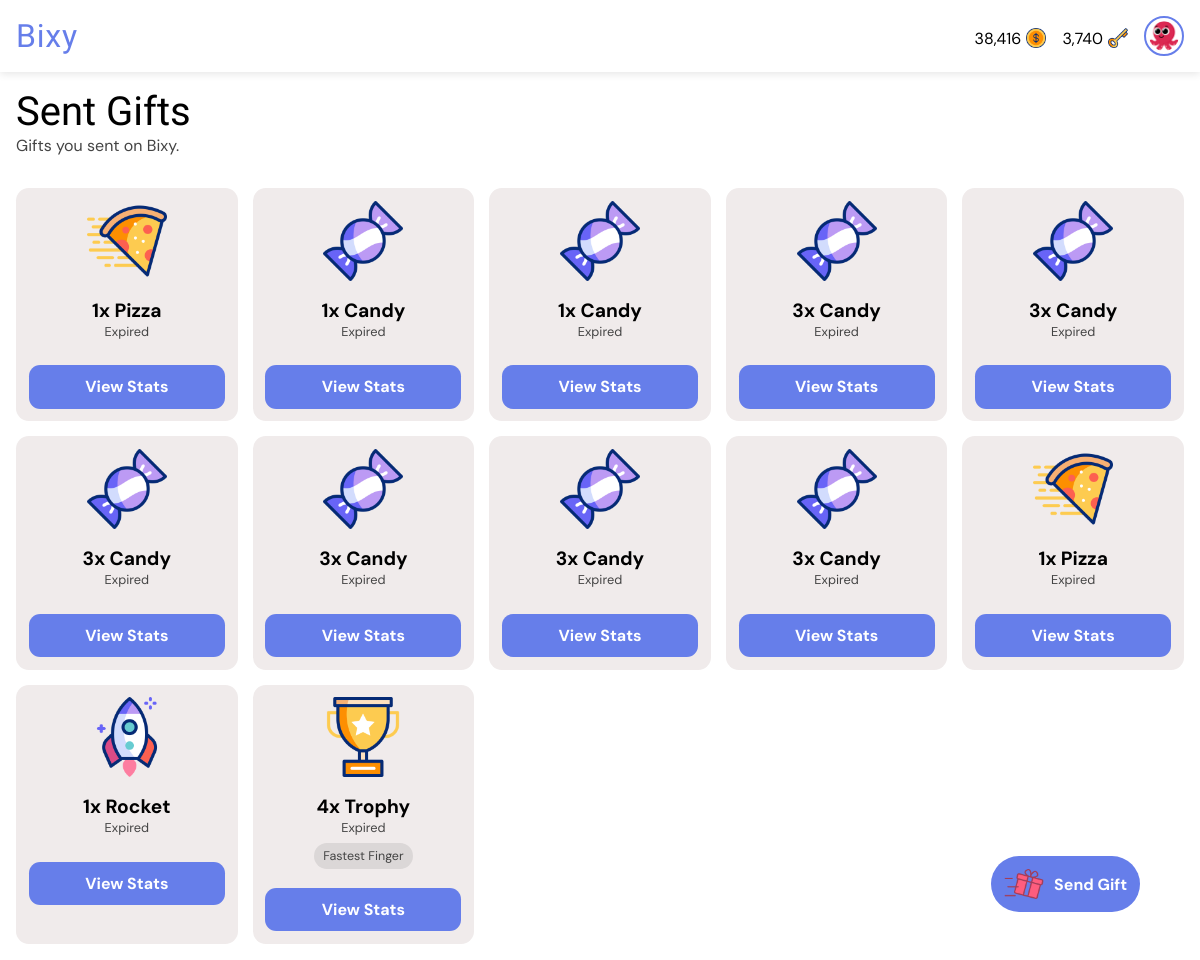
The page /gifts/sent/ (signed in) on the database its author committed.
### giftapp/models.py (models this page shows, shortened)
class User(AbstractUser):
    gender = models.CharField(max_length=6, choices=GENDERS, default=GENDERS[0][0])
    is_verified = models.BooleanField(default=False, help_text="If the user's email address is verified or not.")
    email = models.EmailField(unique=True, blank=False, null=False)
    new_email = models.EmailField(unique=False, blank=True, null=True)
    coins = models.PositiveIntegerField(default=0)
    won_coins = models.PositiveIntegerField(default=0)
    keys = models.PositiveIntegerField(default=0)
    verify_code = models.CharField(max_length=255, null=True, blank=True)
    change_email_code = models.CharField(max_length=255, null=True, blank=True)
    profile_pic = models.ForeignKey(ProfilePicture, on_delete=models.SET_NULL, related_name='owners', null=True)
    deactivated_at = models.DateTimeField(null=True, blank=True)
    USERNAME_FIELD = "email"
    REQUIRED_FIELDS = ["username"]

class ProfilePicture(models.Model):
    name = models.CharField(max_length=50, null=False, blank=False)
    image = models.ImageField(null=False, blank=False, upload_to='profile_pics')

class GiftTransaction(models.Model):
    gifter = models.ForeignKey(User, on_delete=models.CASCADE, related_name="gifts_sent")
    recipient = models.ForeignKey(User, on_delete=models.CASCADE, related_name="gifts_received", null=True, blank=True)
    gift = models.ForeignKey(Gift, on_delete=models.CASCADE, related_name='transactions')
    quantity = models.PositiveIntegerField(default=1, help_text="Number of this gift to buy.")
    early_claim_fee = models.PositiveIntegerField(default=0, help_text="Number of keys paid to claim the gift early if not dropped. FF gifts cannot have early claim fee greater than 0.")
    claim_fee = models.PositiveIntegerField(default=0, help_text="Number of keys paid to claim the gift if dropped.")
    paid_users = models.ManyToManyField(User, related_name="paid_gifts", blank=True)
    message = models.CharField(max_length=255, blank=True)
    is_visible = models.BooleanField(default=True, help_text="If the actual gift is shown or hidden.")
    is_fastest_finger = models.BooleanField(default=False, help_text="If the gift is won by fastest finger only.")
    expire_rate = models.PositiveIntegerField(default=1, help_text="Number of hours before the gift expires (1 - 24). Must be greater than drop rate.")
    drop_rate = models.PositiveIntegerField(default=0, help_text="Number of hours before the gift drops (0 - 23).")
    expire_date = models.DateTimeField(default=timezone.now)
    drop_date = models.DateTimeField(default=timezone.now)
    created_at = models.DateTimeField(default=timezone.now)
    reveals = models.ManyToManyField(User, related_name="gift_reveals", blank=True)
    claimed_by = models.ForeignKey(
        User, null=True, blank=True, on_delete=models.SET_NULL, related_name="gifts_claimed"
    )
    def seconds_until_expire(self):
        delta = self.expire_date - timezone.now()
        return max(0, int(delta.total_seconds()))
    def seconds_until_drop(self):
        delta = self.drop_date - timezone.now()
        return max(0, int(delta.total_seconds()))
    def is_due_for_drop(self):
        return self.seconds_until_drop() <= 0
    def expire_bar_percent(self):
        return int((self.seconds_until_expire() / (self.expire_rate * 60 * 60)) * 100)

class Gift(models.Model):
    name = models.CharField(max_length=50, null=True, blank=True)
    cost = models.PositiveIntegerField(default=0)
    image = models.ImageField(null=True, blank=True, upload_to='gift_images')
    gif = models.FileField(null=True, blank=True, upload_to='gift_gifs')

### giftapp/views.py (the view)
# urls.py: path("gifts/sent/", views.sent_gifts, name="sent_gifts"),
@login_required
def sent_gifts(request):
    sent = GiftTransaction.objects.annotate(
        due_for_expire=ExpressionWrapper(
            Q(expire_date__lt=timezone.now()), output_field=BooleanField()
        ),
        seconds_before_drop=ExpressionWrapper(
            F("drop_date") - timezone.now(), output_field=DurationField()
        ),
        seconds_before_expire=ExpressionWrapper(
            F("expire_date") - timezone.now(), output_field=DurationField()
        )
    ).filter(gifter=request.user).all().order_by('seconds_before_drop', 'seconds_before_expire')
    context = {
        "gift_transactions": sent,
    }
    return render(request, "sent_gifts.html", context)

### templates/sent_gifts.html (shortened to what this page needs)
{% extends 'base.html' %}
{% load static %}
{% load humanize %}
{% load timefilters %}
{% block title %}
<link rel="stylesheet" href="{% static 'css/all_gifts.css' %}">
{% endblock %}
{% block body %}
<div class="heading">
    <h1>Sent Gifts</h1>
    <p>Gifts you sent on Bixy.</p>
</div>
{% if gift_transactions|length > 0 %}
<div class="card-container">
    {% for gift_transaction in gift_transactions %}
    <div class="card">
        <div class="gift-image">
            <img src="{{ gift_transaction.gift.image.url }}" alt="Gift image">
        </div>
        <div class="gift-info">
            <h1>{{ gift_transaction.quantity|intcomma }}x {{ gift_transaction.gift.name }}</h1>
            {% if not gift_transaction.due_for_expire %}
            {% if gift_transaction.drop_rate > 0 %}
            {% if gift_transaction.is_due_for_drop %}
            <p class="timer" id="{{ gift_transaction.id }}" data-prefix="Expires"
                data-seconds="{{ gift_transaction.seconds_until_expire }}">Expires in --:--:--:--</p>
            {% else %}
            <p class="timer" id="{{ gift_transaction.id }}" data-prefix="Drops"
                data-seconds="{{ gift_transaction.seconds_until_drop }}">Drops in --:--:--:--</p>
            {% endif %}
            {% else %}
            <p class="timer" id="{{ gift_transaction.id }}" data-prefix="Expires"
                data-seconds="{{ gift_transaction.seconds_until_expire }}">Expires in --:--:--:--</p>
            {% endif %}
            {% else %}
            <p>Expired</p>
            {% endif %}
            <div class="tags">
                {% if gift_transaction.is_fastest_finger %}
                <p class="tag">Fastest Finger</p>
                {% endif %}
            </div>
        </div>
        <a href="{% url 'view_gift_stats' gift_transaction.id %}">View Stats</a>
    </div>
    {% endfor %}
</div>
{% else %}
<div class="empty">
    <img src="{% static 'images/empty-box.png' %}" alt="No content image">
    <h1>Feels Empty Here.</h1>
    <a href="{% url 'sent_gifts' %}">Refresh</a>
</div>
{% endif %}
{% endblock %}
{% block other %}
<a href="{% url 'send_gift' %}" class="send">
    <img src="{% static 'images/giftbox (1).png' %}" alt="Send gift image">
    <p>Send Gift</p>
</a>
{% endblock %}

### templates/base.html (shortened to what this page needs)
<!DOCTYPE html>
<html lang="en">
<head>
    {% load static %}
    {% load humanize %}
    {% load timefilters %}
    {% block title %} {% endblock %}
</head>
<body>
    <nav class="navbar">
        <div class="logo-container" role="link" tabindex="0">
            <a href="{% url 'all_gifts' %}" class="logo-text">Bixy</a>
        </div>
        <div class="profile-section" id="profileSection">
            {% if user.is_authenticated %}
            <a href="{% url 'buy_coins' %}" style="text-decoration: none; color: black;">
                <div class="cost">
                    <p>{{ user.coins|intcomma }}</p>
                    <img src="{% static 'images/dollar.png' %}" alt="Gift image">
                </div>
            </a>
            <a href="{% url 'buy_coins' %}" style="text-decoration: none; color: black;">
                <div class="cost">
                    <p>{{ user.keys|intcomma }}</p>
                    <img src="{% static 'images/key.png' %}" alt="Gift image">
                </div>
            </a>
            <a href="{% url 'profile' %}">
                <img src="{{ user.profile_pic.image.url }}" alt="Profile picture" class="profile-pic" />
            </a>
            {% else %}
            <a href="{% url 'signin' %}" class="btn login">Login</a>
            <a href="{% url 'signup' %}" class="btn signup">Sign Up</a>
            {% endif %}
        </div>
    </nav>
    <main>
        <section>
            {% block body %} {% endblock %}
        </section>
    </main>
    {% block other %} {% endblock %}
</body>
</html>

### static/css/all_gifts.css (style rules this page uses)
* { margin: 0; padding: 0; box-sizing: border-box; font-family: "DM Sans", sans-serif; font-optical-sizing: auto; font-style: normal; }
html { font-size: 16px; }
:root { --background-color: white; --text-color: black; --label-color: #555; --even-row-color: #f9f9f9; --input-background-color: white; --input-text-color: black; --input-border-color: #ccc; --sub-text-color: #444; --button-color: #667eea; --link-color: #667eea; --button-hover-color: #7f53d2; --card-background-color: rgb(240, 235, 235); --card-text-color: var(--text-color); --card-button-color: white; --tag-bg: #dbd7d7; --tag-text: black; --padding-value: 1rem; }
* { margin: 0; padding: 0; box-sizing: border-box; }
body { background-color: var(--background-color); }
.navbar { display: flex; justify-content: space-between; align-items: center; padding: 1rem var(--padding-value); background: var(--background-color); box-shadow: 0 2px 8px rgba(0, 0, 0, 0.1); position: fixed; top: 0; width: 100%; z-index: 100; }
.logo-container { display: flex; align-items: center; cursor: pointer; user-select: none; }
.logo-text { font-weight: 700; font-size: 2rem; color: var(--button-color); line-height: 1; letter-spacing: .05rem; font-family: "Passion One", sans-serif; font-weight: 400; font-style: normal; text-decoration: none; }
.profile-section { display: flex; align-items: center; gap: 1rem; }
.profile-pic { width: 40px; height: 40px; border-radius: 50%; object-fit: cover; cursor: pointer; border: 2px solid var(--button-color); transition: box-shadow 0.3s ease; padding: .2rem; display: block; }
main { margin-top: 4.5em; }
div.heading { padding: 1rem var(--padding-value); }
div.heading h1 { font-family: "Passion One", sans-serif; font-weight: 400; font-style: normal; text-decoration: none; font-size: 2.5rem; color: var(--text-color); }
div.heading p { color: var(--sub-text-color); }
div.card-container { display: flex; flex-wrap: wrap; gap: 15px; padding: 1rem var(--padding-value); }
div.card { background-color: var(--card-background-color); color: var(--card-text-color); display: flex; flex-direction: column; align-items: center; padding: 1em; font-size: .8rem; border-radius: 1em; width: calc((100% - 60px) / 5); }
div.card h1 { font-size: 1.2rem; }
div.gift-image img { width: 100%; height: 80px; }
div.gift-info { display: flex; flex-direction: column; align-items: center; padding: 1em; }
div.gift-info h1 { text-align: center; }
div.gift-info p { color: var(--sub-text-color); }
div.tags { display: flex; align-items: center; flex-wrap: wrap; gap: 8px; margin: .5em 0; }
p.tag { background-color: var(--tag-bg); color: var(--tag-text); padding: 5px 9px; border-radius: 15px; font-size: 12.5px; white-space: nowrap; }
div.card a { width: 100%; background-color: var(--link-color); color: var(--card-button-color); padding: .7rem; border: none; border-radius: .7em; font-size: 1rem; font-weight: bold; text-decoration: none; text-align: center; }
a.send { background-color: var(--link-color); color: var(--card-button-color); padding: .5rem .8rem; border: none; border-radius: 4rem; font-size: 1rem; font-weight: bold; text-decoration: none; text-align: center; position: fixed; right: 5%; bottom: 5%; display: flex; align-items: center; gap: 10px; animation-name: zoom; animation-duration: 3s; animation-iteration-count: infinite; animation-timing-function: ease; }
a.send img { width: 40px; height: 40px; }
div.cost { display: flex; align-items: center; gap: 5px; justify-content: center; margin-top: .3rem; color: var(--text-color); }
div.cost img { width: 20px !important; height: 20px !important; }

### rows shown on the page
User: coins "38,416", keys "3,740", profile_pic.image (picture)
GiftTransaction: gift.image (picture), quantity "1", gift.name "Pizza", shows "Expired"
GiftTransaction: gift.image (picture), quantity "1", gift.name "Candy", shows "Expired"
GiftTransaction: gift.image (picture), quantity "1", gift.name "Candy", shows "Expired"
GiftTransaction: gift.image (picture), quantity "3", gift.name "Candy", shows "Expired"
GiftTransaction: gift.image (picture), quantity "3", gift.name "Candy", shows "Expired"
GiftTransaction: gift.image (picture), quantity "3", gift.name "Candy", shows "Expired"
GiftTransaction: gift.image (picture), quantity "3", gift.name "Candy", shows "Expired"
GiftTransaction: gift.image (picture), quantity "3", gift.name "Candy", shows "Expired"
GiftTransaction: gift.image (picture), quantity "3", gift.name "Candy", shows "Expired"
GiftTransaction: gift.image (picture), quantity "1", gift.name "Pizza", shows "Expired"
GiftTransaction: gift.image (picture), quantity "1", gift.name "Rocket", shows "Expired"
GiftTransaction: gift.image (picture), quantity "4", gift.name "Trophy", shows "Expired", is_fastest_finger "Fastest Finger"
